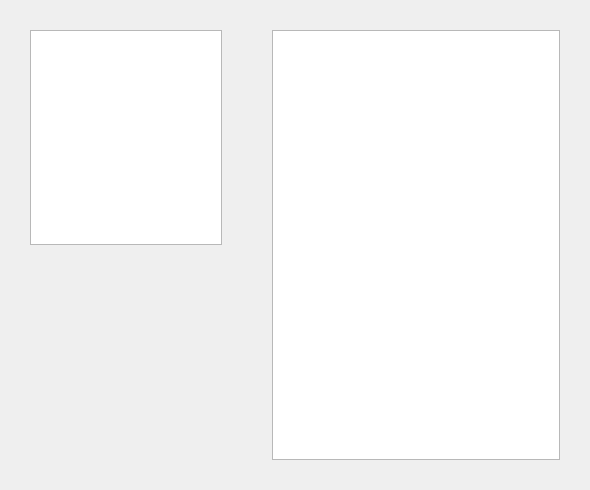
<?xml version="1.0" encoding="UTF-8"?>
<ui version="4.0">
 <class>Frame</class>
 <widget class="QFrame" name="Frame">
  <property name="geometry">
   <rect>
    <x>0</x>
    <y>0</y>
    <width>590</width>
    <height>490</height>
   </rect>
  </property>
  <property name="windowTitle">
   <string>Frame</string>
  </property>
  <property name="midLineWidth">
   <number>0</number>
  </property>
  <layout class="QGridLayout" name="gridLayout">
   <property name="leftMargin">
    <number>30</number>
   </property>
   <property name="topMargin">
    <number>30</number>
   </property>
   <property name="rightMargin">
    <number>30</number>
   </property>
   <property name="bottomMargin">
    <number>30</number>
   </property>
   <item row="0" column="0">
    <layout class="QHBoxLayout" name="horizontalLayout" stretch="2,3">
     <property name="spacing">
      <number>50</number>
     </property>
     <item>
      <layout class="QVBoxLayout" name="verticalLayout" stretch="0,0">
       <item>
        <widget class="QGraphicsView" name="teacherPic_graphicsView"/>
       </item>
       <item>
        <spacer name="verticalSpacer">
         <property name="orientation">
          <enum>Qt::Vertical</enum>
         </property>
         <property name="sizeHint" stdset="0">
          <size>
           <width>20</width>
           <height>118</height>
          </size>
         </property>
        </spacer>
       </item>
      </layout>
     </item>
     <item>
      <widget class="QTextBrowser" name="teacherInfo_textBrowser">
       <property name="html">
        <string>&lt;!DOCTYPE HTML PUBLIC &quot;-//W3C//DTD HTML 4.0//EN&quot; &quot;http://www.w3.org/TR/REC-html40/strict.dtd&quot;&gt;
&lt;html&gt;&lt;head&gt;&lt;meta name=&quot;qrichtext&quot; content=&quot;1&quot; /&gt;&lt;style type=&quot;text/css&quot;&gt;
p, li { white-space: pre-wrap; }
&lt;/style&gt;&lt;/head&gt;&lt;body style=&quot; font-family:'SimSun'; font-size:9pt; font-weight:400; font-style:normal;&quot;&gt;
&lt;p style=&quot;-qt-paragraph-type:empty; margin-top:0px; margin-bottom:0px; margin-left:0px; margin-right:0px; -qt-block-indent:0; text-indent:0px;&quot;&gt;&lt;br /&gt;&lt;/p&gt;&lt;/body&gt;&lt;/html&gt;</string>
       </property>
      </widget>
     </item>
    </layout>
   </item>
  </layout>
 </widget>
 <resources/>
 <connections/>
</ui>
